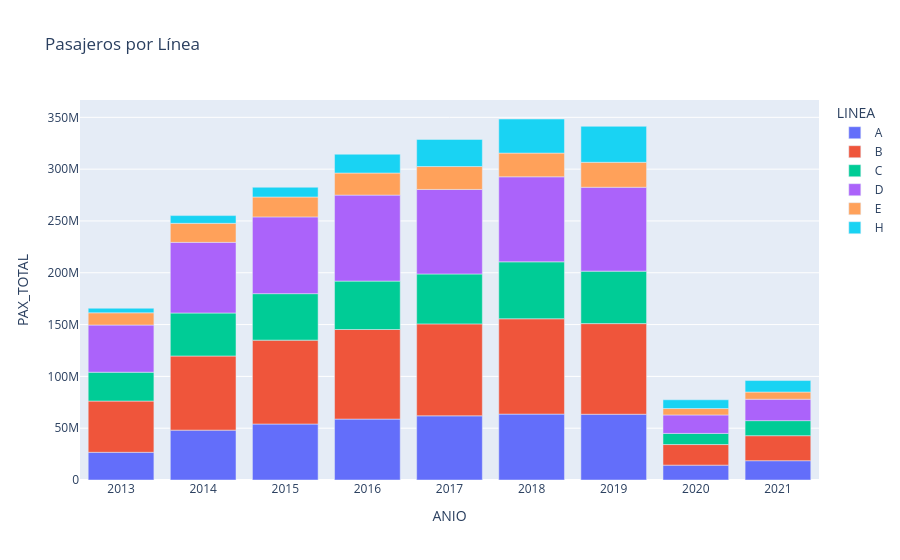

This figure's notebook cell:
### Code cell
fig = px.bar(df_grpd_anio, x='ANIO', y='PAX_TOTAL', color='LINEA', title='Pasajeros por Línea')
fig.show()

### Figure 1 — Plotly figure (JSON) as saved in the notebook; plotly's stock layout.template omitted (floating-point values rounded to 4 significant figures)
{"data": [{"hovertemplate": "LINEA=A<br>ANIO=%{x}<br>PAX_TOTAL=%{y}<extra></extra>", "legendgroup": "A", "marker": {"color": "#636efa", "pattern": {"shape": ""}}, "name": "A", "orientation": "v", "showlegend": true, "textposition": "auto", "type": "bar", "x": [2013, 2014, 2015, 2016, 2017, 2018, 2019, 2020, 2021], "xaxis": "x", "y": [26731478, 48117121, 54011706, 58786268, 61943401, 63590948, 63469412, 14344086, 18627036], "yaxis": "y"}, {"hovertemplate": "LINEA=B<br>ANIO=%{x}<br>PAX_TOTAL=%{y}<extra></extra>", "legendgroup": "B", "marker": {"color": "#EF553B", "pattern": {"shape": ""}}, "name": "B", "orientation": "v", "showlegend": true, "textposition": "auto", "type": "bar", "x": [2013, 2014, 2015, 2016, 2017, 2018, 2019, 2020, 2021], "xaxis": "x", "y": [49458167, 71550892, 80973803, 86447290, 88723480, 92012699, 87449121, 19875423, 24142812], "yaxis": "y"}, {"hovertemplate": "LINEA=C<br>ANIO=%{x}<br>PAX_TOTAL=%{y}<extra></extra>", "legendgroup": "C", "marker": {"color": "#00cc96", "pattern": {"shape": ""}}, "name": "C", "orientation": "v", "showlegend": true, "textposition": "auto", "type": "bar", "x": [2013, 2014, 2015, 2016, 2017, 2018, 2019, 2020, 2021], "xaxis": "x", "y": [27839180, 41491009, 44859132, 46713260, 48163289, 54965093, 50661307, 10757425, 14532483], "yaxis": "y"}, {"hovertemplate": "LINEA=D<br>ANIO=%{x}<br>PAX_TOTAL=%{y}<extra></extra>", "legendgroup": "D", "marker": {"color": "#ab63fa", "pattern": {"shape": ""}}, "name": "D", "orientation": "v", "showlegend": true, "textposition": "auto", "type": "bar", "x": [2013, 2014, 2015, 2016, 2017, 2018, 2019, 2020, 2021], "xaxis": "x", "y": [45532347, 68188583, 74073395, 83000815, 81600202, 82042036, 80941537, 17816128, 20649744], "yaxis": "y"}, {"hovertemplate": "LINEA=E<br>ANIO=%{x}<br>PAX_TOTAL=%{y}<extra></extra>", "legendgroup": "E", "marker": {"color": "#FFA15A", "pattern": {"shape": ""}}, "name": "E", "orientation": "v", "showlegend": true, "textposition": "auto", "type": "bar", "x": [2013, 2014, 2015, 2016, 2017, 2018, 2019, 2020, 2021], "xaxis": "x", "y": [11815541, 18368628, 19190895, 21307077, 22085643, 22890867, 24097320, 6176693, 6960471], "yaxis": "y"}, {"hovertemplate": "LINEA=H<br>ANIO=%{x}<br>PAX_TOTAL=%{y}<extra></extra>", "legendgroup": "H", "marker": {"color": "#19d3f3", "pattern": {"shape": ""}}, "name": "H", "orientation": "v", "showlegend": true, "textposition": "auto", "type": "bar", "x": [2013, 2014, 2015, 2016, 2017, 2018, 2019, 2020, 2021], "xaxis": "x", "y": [4377480, 7473392, 9410189, 18163481, 26185709, 32898471, 34721804, 8454947, 11052346], "yaxis": "y"}], "layout": {"barmode": "relative", "legend": {"title": {"text": "LINEA"}, "tracegroupgap": 0}, "title": {"text": "Pasajeros por Línea"}, "xaxis": {"anchor": "y", "domain": [0, 1], "title": {"text": "ANIO"}}, "yaxis": {"anchor": "x", "domain": [0, 1], "title": {"text": "PAX_TOTAL"}}}}
